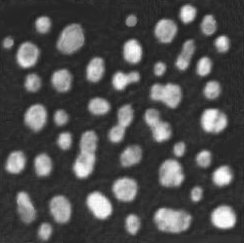
%> input picture AULA 09/IF69D_Atividade_08_arquivos/whitecells4.png, 244 x 243 px
$ octave ex8_5.m   (GNU Octave 9; MATLAB toolbox functions it lacks are replaced by stand-ins)
%> lines starting %> are read from the running program, lines starting %| are printed output that depends on the picture; in (x1, y1, x2, y2) boxes, pixels count from 0 and x2, y2 are one past the last pixel; in counts of white or black regions, pixels touching at a corner belong together; the program's own positions count from 1
%Exercicio 8.4
%Diogo Knop e Xie Jiayu

clear all; close all; clc;

im = im2double(imread('IF69D_Atividade_08_arquivos/whitecells4.png'));
%> im: size 243x244 double; min 0.114, max 1, mean 0.307
th = graythresh(im);
%> th = 0.427
bw = imbinarize(im,th);
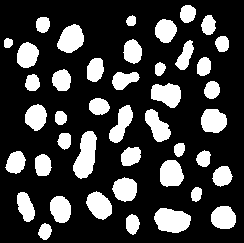
%> bw: size 243x244 logical; 23.9% white; 43 white regions, largest, box (x1, y1, x2, y2) and area: (73, 131, 97, 179) 748, (154, 208, 191, 233) 701, (57, 24, 84, 53) 556

% Display
SE = strel('square', 3);
imorf1 = imclose(bw,SE);
% [6 lines of commented-out code are left out]

[imlabel8, nlabel8] = bwlabel(bw, 8);
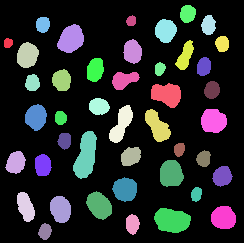
%> imlabel8: size 243x244 double; 44 distinct labels, from 0 to 43; one colour per label, 0 black
%> nlabel8 = 43
% rv8rgb = label2rgb(imlabel8);
% disp(['n. celulas usando nhood8 = ', num2str(nlabel8)])
% figure, image(rv8rgb)
% title('rv8rgb')
sumArea = zeros(1,nlabel8);
for i=1:nlabel8
    sumArea(i) = sum(imlabel8(:) == i);
end
%> this loop made 43 passes
%> after the loop, sumArea = 43 values, max 748 at index 15, min 75 at index 1, mean 329.3
histogram(sumArea);
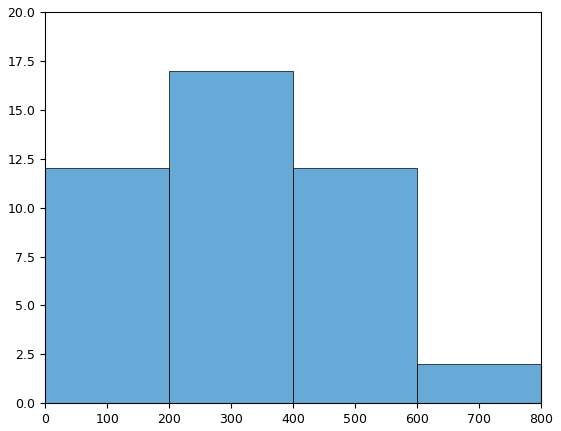
%> figure redrawn from the program's plot data; tallest bar 17 high, from x = 200 to 400
